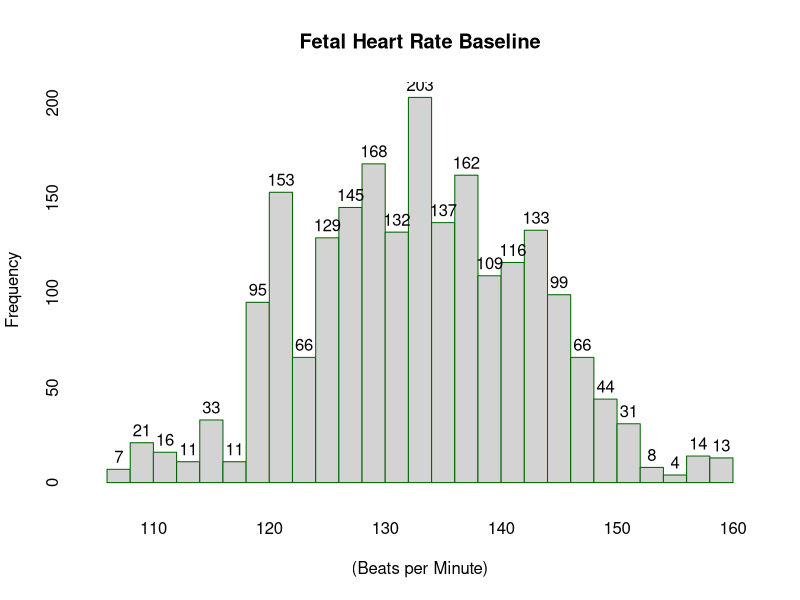
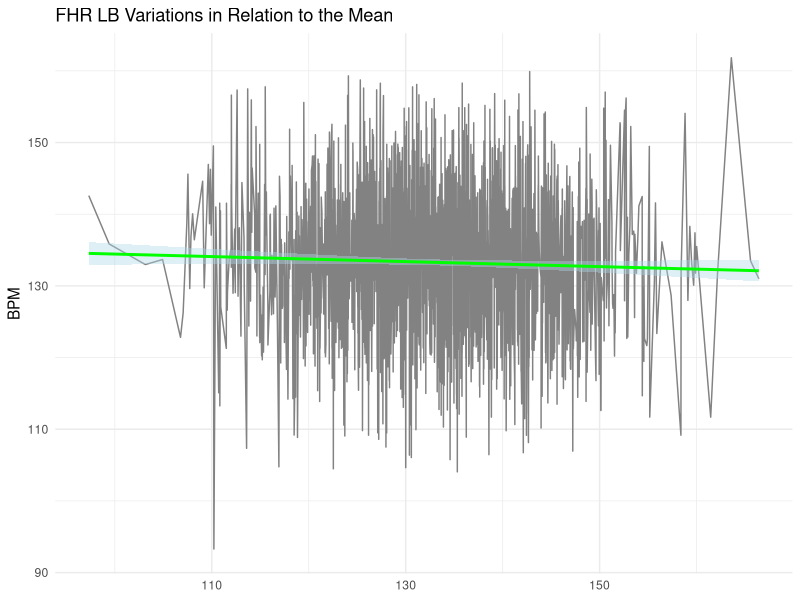
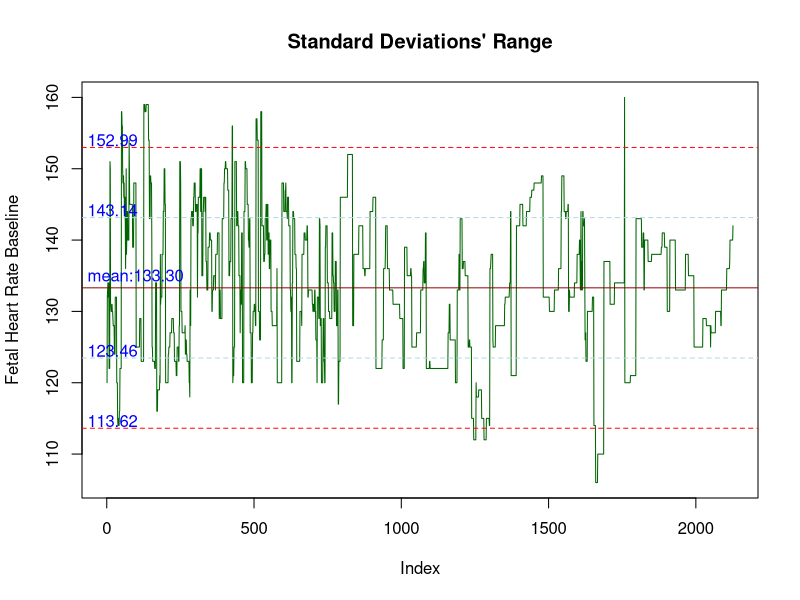
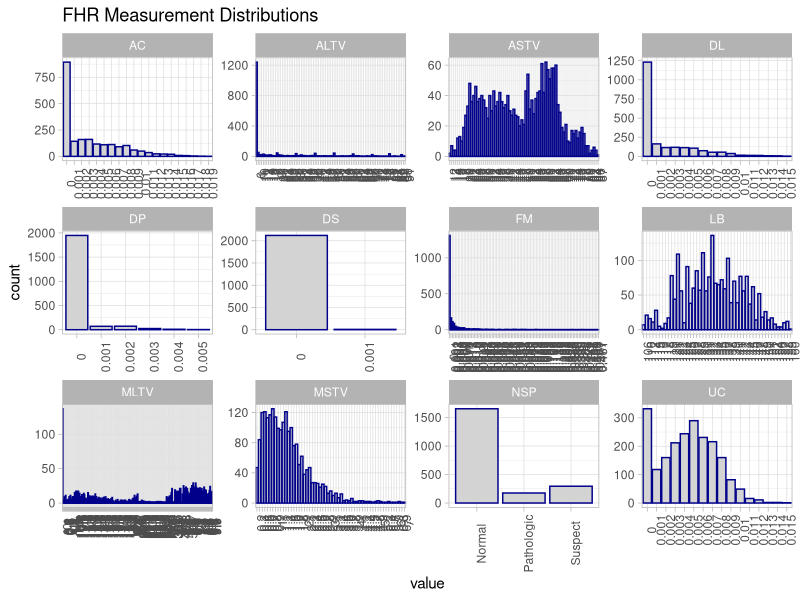
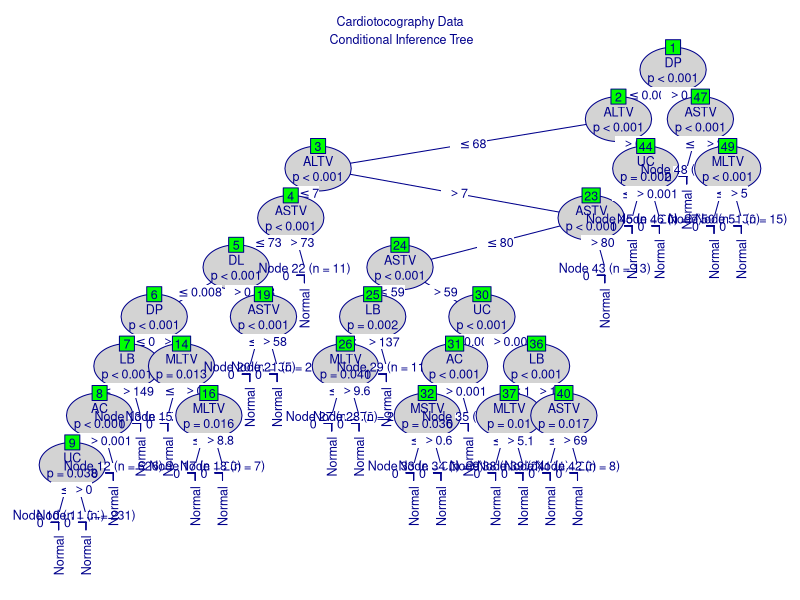
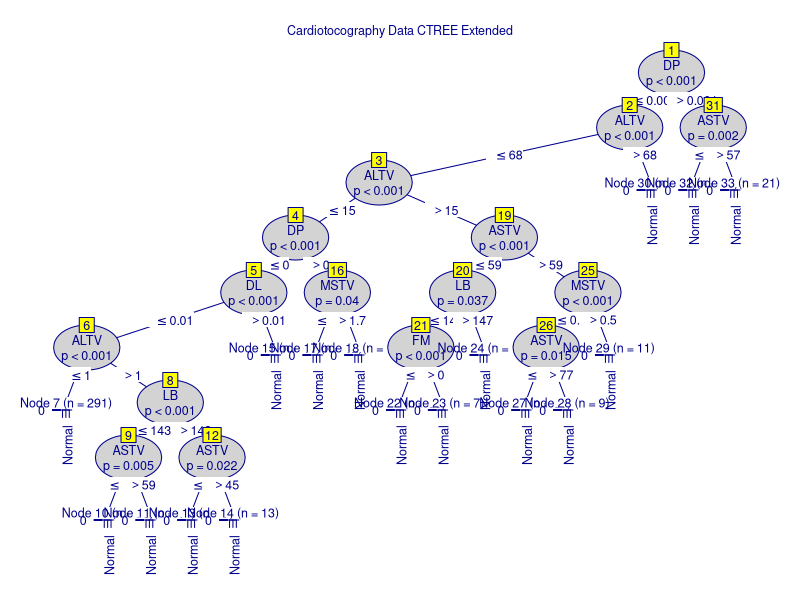

Generate these figures, in order, with R:
## ---- chunk 1
knitr::opts_chunk$set(include = FALSE)
## ---- chunk 2
# Required packages
library("tidyverse")
library("ggplot2")
library("party")
library("partykit")
#install.packages("hrbrthemes")
#library("hrbrthemes")
library("caret")
#Load csv and assess
#setwd("~Documents/GitHub/portfolio/conditional_inference_tree_CTREE")
ctg<-read.csv(file="cardiotocography.csv", head=TRUE, sep=",", as.is=FALSE)
#str(ctg)      #Content
#summary(ctg)  #Stats
# head(ctg, 10)
# summary(ctg$LB)
# summary(ctg$NSP)
## ---- chunk 3
# list1 <- ctg[c("AC", "ALTV", "ASTV", "DL", "DP", "DS", "FM", "LB", "MLTV", "MSTV", "NSP", "UC")]
# summary(list1)
summary(ctg)
## ---- chunk 4
par(mfrow = c(1,1))
hist((ctg$LB), main="Fetal Heart Rate Baseline", breaks = 21, lwd=.01,
     xlab="(Beats per Minute)", border="dark green", col="light grey", labels = TRUE)
## ---- chunk 5
# LB stats
t.test(ctg$LB)
m<-mean(ctg$LB)
std<-sd(ctg$LB)
upr=m+std
lwr=m-std
lbdf <- data.frame(ctg,my_x = 0 + rnorm(length(ctg$LB),
        mean=m, sd=std),my_y = 0 + rnorm(length(ctg$LB), mean=m, sd=std))
## ---- chunk 6
# LB Variation
par(mfrow = c(1,1))
print(pltlb <- ggplot(lbdf, xlab=TRUE, aes(x=(my_x), y=my_y)) + 
        geom_line(col="grey51", linemitre=1) +
        geom_smooth(method=lm, color="green", lty=1, fill="lightblue", se=TRUE) + theme_minimal () +
        labs(x=NULL, y="BPM", title="FHR LB Variations in Relation to the Mean"))
## ---- chunk 7
# 2-standard deviations?
upr2=m+(std*2)
lwr2=m-(std*2)

# Plot
par(mfrow = c(1,1))
plot.new()
plot(ctg$LB, type="l", col="darkgreen", ylab="Fetal Heart Rate Baseline", main="Standard Deviations' Range")
abline(h = m, col = "darkred")
abline(h = upr, col = "lightblue", lty=2)
abline(h = lwr, col = "lightblue", lty=2)
abline(h = upr2, col = "red", lty=2)
abline(h = lwr2, col = "red", lty=2)
text(-65,134, "mean:133.30", col = "blue", adj = c(0, -.1))
text(-65,upr, round(upr, 2), col = "blue", adj = c(0, -.1))
text(-65,lwr, round(lwr, 2), col = "blue", adj = c(0, -.1))
text(-65,upr2, round(upr2, 2), col = "blue", adj = c(0, -.1))
text(-65,lwr2, round(lwr2, 2), col = "blue", adj = c(0, -.1))
## ---- chunk 8
lba <- (sum(ctg$LB > 152.99)) # LB Observations higher than 2-s.d. # 39
lbb <- (sum(ctg$LB < 113.62)) # LB Observations lower than 2-s.d. # 44
lba + lbb  # 83 obs outside of the 2-s.d. boundaries
rate_in <- sum(between(ctg$LB, 113.62, 152.99)/nrow(ctg)) # of obs within 2-s.d.
valx <- (sum(round(rate_in * 100, 2)))
valx
## ---- chunk 9
# b. Exclude non-original measurements, rename targeted values
ctg[12:22] <- NULL
ctg$NSP<-as.numeric(ctg$NSP)
ctg$NSP<-factor(ctg$NSP, levels= 1:3, labels = c("Normal","Suspect", "Pathologic"))
# ctg$CLASS<-as.numeric(ctg$CLASS)
# ctg$CLASS<-factor(ctg$CLASS, levels=1:10, labels= c('A', 'B', 'C', 'D', 'SH', 'AD', 'DE', 'LD', 'FS', 'SP'))
## ---- chunk 10

# Distributions preview
ctg[,1:12] %>% 
  gather() %>%                             
  ggplot(aes(value)) +
  theme_light() + labs(title = "FHR Measurement Distributions") +
  theme(axis.text.x = element_text(angle=90)) +                 
  facet_wrap(~ key, scales = "free", shrink = TRUE) +  
  geom_bar(mapping = aes(value), 
           color = "darkblue", fill = "lightgrey")
## ---- chunk 11
# Creating the training and testing data subsets
set.seed(1234)
ind <- sample(2, nrow(ctg), replace = TRUE, prob = c(0.70, 0.30))
train.data <- ctg[ind == 1, ]
test.data <- ctg[ind == 2, ]

# Runing the method against the train data subset
myFormula <- NSP~.
model <- ctree(myFormula, data = train.data)
print(model)
## ---- chunk 12
# Tree visualization
plot(model, type="extended", ep_args = list(justmin=9), drop_terminal=FALSE, tnex=1.02, 
     gp=gpar(fontsize = 9, col="dark blue"),
     inner_panel = node_inner(model, fill=c("light grey","green"), pval=TRUE), 
     terminal_panel=node_barplot(model, fill=c(3,7,2), beside=TRUE, ymax=1.1, rot = 90,
     just = c(.95,.5), ylines=TRUE, widths =.01, gap=.3, reverse=FALSE, id=TRUE), 
     margins = c(4,3,3,3), 
     main="Cardiotocography Data\n Conditional Inference Tree")
## ---- chunk 13
# Confusion matrix
table(predict(model), train.data$NSP, dnn=c("PREDICTED", "ACTUAL"))
# predicted classification accuracy with training data
sum(predict(model) == train.data$NSP)/length(train.data$NSP)
prop.table(table(predict(model), train.data$NSP, dnn=c("PREDICTED", "ACTUAL")))
## ---- chunk 14
# Evaluate the model on a test data
model2 <- ctree(myFormula, data = test.data)
print(model2)
## ---- chunk 15
plot(model2, ep_args = list(justmin=9), type="extended", drop_terminal = FALSE, tnex=1.0, gp=gpar(fontsize=9, col="dark blue"), 
     inner_panel = node_inner(model2, fill=c("lightgrey","yellow"), pval=TRUE, id=TRUE),
     terminal_panel=node_barplot(model2, col="black", fill=c(3,7,2), beside=TRUE, 
     ymax=1.1, rot = 90, just = c("right", "top"), ylines=TRUE, widths=.01, gap=0.3, reverse=FALSE,id=TRUE), main="Cardiotocography Data CTREE Extended", margins = c(4,3,3,3))
## ---- chunk 16
# Confusion matrix and stats
testPred2 <- predict(model2, newdata = test.data)
confusionMatrix(testPred2, test.data$NSP)
